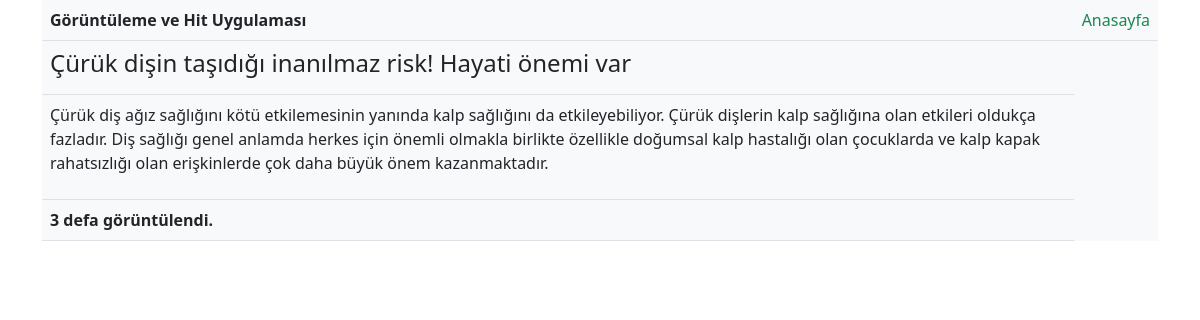
Screenshot of /read.php?id=1 with the database file from the repository.
### tables this page shows
CREATE TABLE `makaleler` (
  `id` int(10) UNSIGNED NOT NULL,
  `makale_baslik` varchar(250) NOT NULL,
  `makale_icerik` text NOT NULL,
  `gosterim_sayisi` int(10) NOT NULL
);

### read.php (the view, shortened to what this page needs)
<?php
require 'database.php';
$GelenID = Filtrele($_GET["id"]);
?>
<!doctype html>
<html lang="en">
<head>
    <link href="https://cdn.jsdelivr.net/npm/bootstrap@5.0.2/dist/css/bootstrap.min.css" rel="stylesheet">
</head>
<body>
    <div class="container">
        <table class="table bg-light">
            <tr>
                <td><b>Görüntüleme ve Hit Uygulaması</b></td>
                <td><a href="index.php" class="link-success text-decoration-none">Anasayfa</a></td>
            </tr>
            <?php
            $Sorgu = $db->prepare("SELECT * FROM makaleler WHERE id=?");
            $Sorgu->execute([$GelenID]);
            $KayitSayisi = $Sorgu->rowCount();
            $Kayit = $Sorgu->fetch(PDO::FETCH_ASSOC);
            if ($KayitSayisi > 0) {
            ?>
                <tr>
                    <td><h4><?php echo $Kayit["makale_baslik"] . "<br>"; ?></h4></td>
                </tr>
                <tr>
                    <td><p><?php echo $Kayit["makale_icerik"] . "<br>"; ?></p></td>
                </tr>
                <tr>
                    <td><b><?php echo $Kayit["gosterim_sayisi"]; ?> defa görüntülendi.</b></td>
                </tr>
            <?php
            } else {
                header("Location:index.php");
            }
            ?>
        </table>
    </div>
</body>
</html>

### rows the page displays
makaleler: makale_baslik "Çürük dişin taşıdığı inanılmaz risk! Hayati önemi var", makale_icerik "Çürük diş ağız sağlığını kötü etkilemesinin yanında kalp sağlığını da etkileyebiliyor. Çürük dişlerin kalp sağlığına olan etkileri oldukça fazladır. Diş sağlığı genel anlamda herkes için önemli olmakla birlikte özellikle doğumsal kalp hastalığı olan çocuklarda ve kalp kapak rahatsızlığı olan erişkinlerde çok daha büyük önem kazanmaktadır.", gosterim_sayisi "3"
